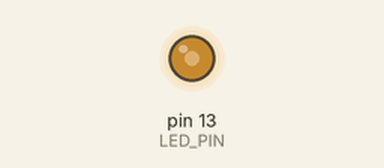
This sketch was run on a simulated Arduino Uno, built with avr-gcc and run on an emulated ATmega328P. Shown: output pins drawn as LEDs (lit = HIGH). What the sketch prints to the serial monitor is not drawn.

Above: at 0.1 s.
Timing chart, 0 to 1.6 s (numbered marks = the images above):
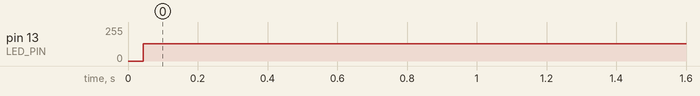

The sketch:

Main.ino
```cpp
#include <ResponsiveAnalogRead.h>

// Arduino Wire library is required if I2Cdev I2CDEV_ARDUINO_WIRE implementation
// is used in I2Cdev.h
#include "Wire.h"

// I2Cdev and MPU6050 must be installed as libraries, or else the .cpp/.h files
// for both classes must be in the include path of your project
#include "I2Cdev.h"
#include "MPU6050.h"

// class default I2C address is 0x68
// specific I2C addresses may be passed as a parameter here
// AD0 low = 0x68 (default for InvenSense evaluation board)
// AD0 high = 0x69
MPU6050 accelgyro;

int16_t ax, ay, az;
int16_t gx, gy, gz;
int16_t mx, my, mz;

float x_percent_tilt;
float y_percent_tilt;

float stillMargin = 5.0;

ResponsiveAnalogRead analog4(A4, true);

#define LED_PIN 13
bool blinkState = false;

int D2 = 2;
int D3 = 3;
int lastLeftPrintTime = 0;
int lastRightPrintTime = 0;
int delayTime = 500; // changed delay time to 500ms
int leftCounter = 0;
int clickVal;

bool ableToPrint;
int counter;
int lastPrintCheckTime;
int printInterval = 5000;
int prev;

int clickValL = 0;
int clickValR = 0;

String data;

void setup() {
    // join I2C bus (I2Cdev library doesn't do this automatically)
    Wire.begin();

    // initialize serial communication
    // (38400 chosen because it works as well at 8MHz as it does at 16MHz, but
    // it's really up to you depending on your project)
    Serial.begin(38400);

    // initialize device
    //Serial.println("Initializing I2C devices...");
    accelgyro.initialize();

    // verify connection
    //Serial.println("Testing device connections...");
    //Serial.println(accelgyro.testConnection() ? "MPU6050 connection successful" : "MPU6050 connection failed");

    analog4.setAnalogResolution(16000);
    analog4.setSnapMultiplier(0.0001);

    // configure Arduino LED for
    pinMode(LED_PIN, OUTPUT);
    pinMode(D2, INPUT);
    pinMode(D3, INPUT);

    int lastLeftPrintTime = 0;
    int lastRightPrintTime = 0;
    int delayTime = 1000; // changed delay time to 500ms
    int leftCounter = 0;
  }

void loop() {

    calcXTilt();

    // read raw accel/gyro measurements from device
    accelgyro.getMotion9(&ax, &ay, &az, &gx, &gy, &gz, &mx, &my, &mz);

    // update the ResponsiveAnalogRead object every loop
    int xReading = ax;
    int yReading = ay;
    analog4.update(xReading);
    analog4.update(yReading);


    if(x_percent_tilt <= stillMargin && x_percent_tilt >= -stillMargin)
    {
      if(y_percent_tilt <= stillMargin && y_percent_tilt >= -stillMargin)
      {
      x_percent_tilt = 0;
      y_percent_tilt = 0;
      }
    }

    //Serial.println(x_percent_tilt);
    //Serial.println(y_percent_tilt);
    // blink LED to indicate activity
    blinkState = !blinkState;
    digitalWrite(LED_PIN, blinkState);
    String string1 = String(clickValL);
    String string2 = String(clickValR);
     String string3 = String(x_percent_tilt);
     String string4 = String(y_percent_tilt);

     data = string1 + ',' + string2 + ',' + string3 + ',' + string4;
    Serial.println(data);
    //delay(300);
}

    void calcXTilt()
    {
        //Calculate the x and y axis tilt
        if(ax < 16000.0)
        {
            x_percent_tilt = 50.0 / 8000.0 * ax;
        }
        else
        {
            x_percent_tilt = 50.0 / 8000.0 * ax - 100;
        }

        if(ay < 16000.0)
        {
            y_percent_tilt = 50.0 / 8000.0 * ay;
        }
        else
        {
            y_percent_tilt = 50.0 / 8000.0 * ay - 100;
        }
    }
```

Measured:
- by itself, pin 13 (LED_PIN): 0/255 → 129/255 at 0.04 s
